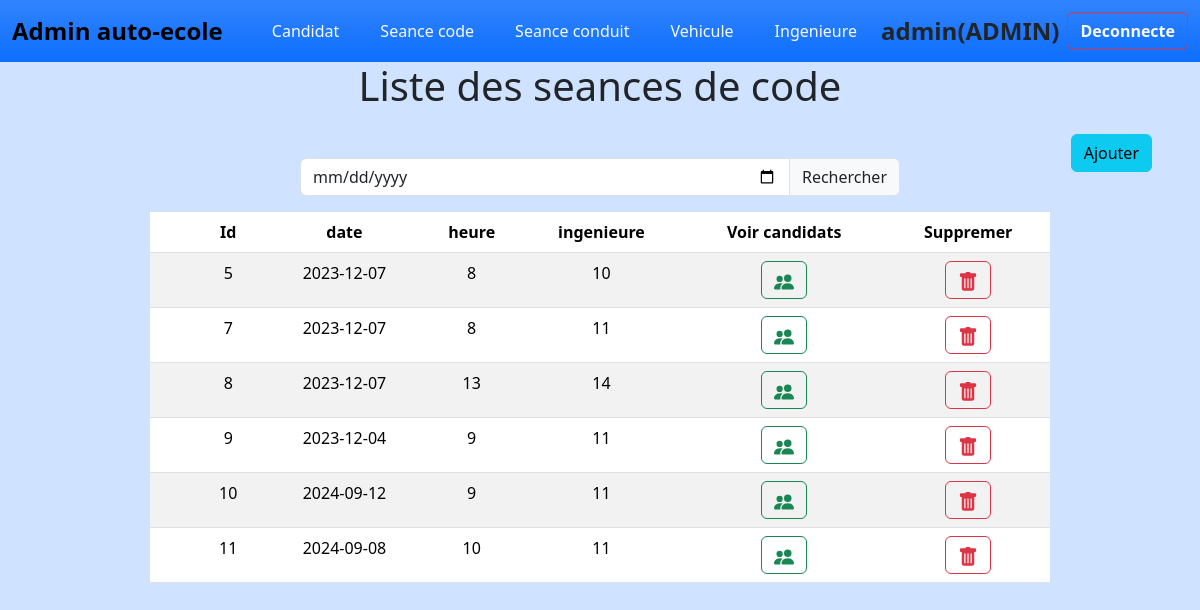
/views/seance_de_code (signed in), run on the app's committed database.
### tables this page shows
CREATE TABLE `seance_code` (
  `id` int(11) NOT NULL,
  `date` date NOT NULL DEFAULT '0000-00-00',
  `heure` char(2) NOT NULL DEFAULT '',
  `ingenieure` int(11) NOT NULL DEFAULT 0
);

### controleur/model.php (called while the page is built, shortened)
<?php
    abstract class Model {
        function __construct(){
            $this->pdo =new PDO('mysql:host=localhost;dbname=auto_ecole','root','');
        }
    }
?>

### controleur/code.php (called while the page is built, shortened)
<?php
include_once("model.php");
class code extends model{
 function liste(){
    $query = "select * from seance_code";
    $res=$this->pdo->prepare($query);
    $res->execute();
    return $res;
 }
}?>

### views/seance_de_code/index.php (the view, shortened to what this page needs)
<?php include_once("../navbar.php");
$access= ($_SESSION['role'] !== 'admin') ? 'style="pointer-events: none; opacity: 0.7;"' : '';
?>
    <h1 class="text-center text-secondry"> Liste des seances de code </h1>
      <div class="position-relative w-100">
            <a <?php echo $access ;?> href="ajouter.php" class="btn btn-info position-absolute top-0 end-0 mt-3 me-5">Ajouter</a>
        </div>
        <form class="mt-5 w-50 m-auto mb-3" method="post">
          <div class="input-group">
            <input type="date" class="form-control" name="date" aria-label="Recipient's username" aria-describedby="basic-addon2">
            <button class="input-group-text" type="submit" name="search" id="basic-addon2">Rechercher</button>
          </div>
        </form>
  <?php
    include_once("../../controleur/code.php");
    $cl=new code();
    $can=$cl->liste();
    if($can->rowCount()>0){
    echo '<table class="table table-striped w-75  m-auto text-center">
  <thead class="bg-info bg-gradient">
    <tr>
      <th scope="col" class="ps-5">Id</th>
      <th scope="col">date</th>
      <th scope="col">heure</th>
      <th scope="col">ingenieure</th>
      <th scope="col">Voir candidats</th>
      <th scope="col">Suppremer</th>
    </tr>
  </thead>
  <tbody>';
        foreach ($can as $c):
            echo '<tr>
                <td scope="col" class="ps-5">'.$c['id'].'</td>
                <td>'.$c['date'].'</td>
                <td>'.$c['heure'].'</td>
                <td>'.$c['ingenieure'].'</td>
                <td><a class="btn btn-outline-success" href="voir_candidat.php?id='.$c['id'].'"><svg xmlns="http://www.w3.org/2000/svg" width="20" height="20" fill="currentColor" class="bi bi-people-fill" viewBox="0 0 16 16">
                <path d="M7 14s-1 0-1-1 1-4 5-4 5 3 5 4-1 1-1 1zm4-6a3 3 0 1 0 0-6 3 3 0 0 0 0 6m-5.784 6A2.238 2.238 0 0 1 5 13c0-1.355.68-2.75 1.936-3.72A6.325 6.325 0 0 0 5 9c-4 0-5 3-5 4s1 1 1 1zM4.5 8a2.5 2.5 0 1 0 0-5 2.5 2.5 0 0 0 0 5"/>
              </svg></a></td>
                <td><a '. $access.' class="btn btn-outline-danger" href="suppremer.php?id='.$c['id'].'"><svg xmlns="http://www.w3.org/2000/svg" width="20" height="20" fill="currentColor" class="bi bi-trash-fill" viewBox="0 0 16 16">
                <path d="M2.5 1a1 1 0 0 0-1 1v1a1 1 0 0 0 1 1H3v9a2 2 0 0 0 2 2h6a2 2 0 0 0 2-2V4h.5a1 1 0 0 0 1-1V2a1 1 0 0 0-1-1H10a1 1 0 0 0-1-1H7a1 1 0 0 0-1 1zm3 4a.5.5 0 0 1 .5.5v7a.5.5 0 0 1-1 0v-7a.5.5 0 0 1 .5-.5M8 5a.5.5 0 0 1 .5.5v7a.5.5 0 0 1-1 0v-7A.5.5 0 0 1 8 5m3 .5v7a.5.5 0 0 1-1 0v-7a.5.5 0 0 1 1 0"/>
              </svg></a></td>
            </tr>';
        endforeach;
    }else{
        echo '<div class="alert alert-info mt-5 w-50 m-auto text-center" role="alert">Aucune seance du code ajouter!</div>';
    }
    ?>
  </tbody>
</table>

### views/navbar.php (shortened to what this page needs)
<!DOCTYPE html>
<html lang="en">
<head>
    <link href="https://cdn.jsdelivr.net/npm/bootstrap@5.3.3/dist/css/bootstrap.min.css" rel="stylesheet">
    <link rel="stylesheet" href="http://localhost/auto_ecole/static/style.css">
    <link href="https://cdn.jsdelivr.net/npm/bootstrap-icons@1.10.5/font/bootstrap-icons.css" rel="stylesheet">
  </head>
<body class="bg-primary-subtle mb-5">
  <nav class="navbar navbar-expand-lg bg-primary bg-gradient">
    <div class="container-fluid">
      <a class="navbar-brand fw-bolder fs-4" href="http://localhost/auto_ecole/views/dashboard">Admin auto-ecole</a>
      <div class="collapse navbar-collapse" id="navbarSupportedContent">
        <ul class="navbar-nav me-auto mb-2 mb-lg-0">
          <li class="nav-item">
            <a class="nav-link text-light" href="http://localhost/auto_ecole/views/candidat">Candidat</a>
          </li>
          <li class="nav-item">
            <a class="nav-link text-light" href="http://localhost/auto_ecole/views/seance_de_code">Seance code</a>
          </li>
          <li class="nav-item">
            <a class="nav-link text-light" href="http://localhost/auto_ecole/views/seance_conduit">Seance conduit</a>
          </li>
          <li class="nav-item">
            <a class="nav-link text-light" href="http://localhost/auto_ecole/views/vehicules">Vehicule</a>
          </li>
          <li class="nav-item">
            <a class="nav-link text-light" href="http://localhost/auto_ecole/views/ingenieure">Ingenieure</a>
          </li>
        </ul>
        <form class="d-flex align-items-center gap-2" method="post">
          <span class="fw-bold fs-4">
            <?php echo $_SESSION['username'] .'<span style="text-transform: uppercase;">('.$_SESSION['role'].')</span>'; ?>
          </span>
          <button name="deconnecte" class="btn btn-outline-danger fw-bold text-light">Deconnecte</button>
        </form>
      </div>
    </div>
  </nav>
</body>
</html>

### static/style.css (style rules this page uses)
* { padding: 0; margin: 0; box-sizing: border-box; }
.nav-link { transition: .5s; }
.nav-link { margin-left:25px; }
thead { background-color: aqua; }

### data on the page
seance_code: id "5", date "2023-12-07", heure "8", ingenieure "10"
seance_code: id "7", date "2023-12-07", heure "8", ingenieure "11"
seance_code: id "8", date "2023-12-07", heure "13", ingenieure "14"
seance_code: id "9", date "2023-12-04", heure "9", ingenieure "11"
seance_code: id "10", date "2024-09-12", heure "9", ingenieure "11"
seance_code: id "11", date "2024-09-08", heure "10", ingenieure "11"

### other printed values
$_SESSION['username'] "admin"
$_SESSION['role'] "ADMIN"
